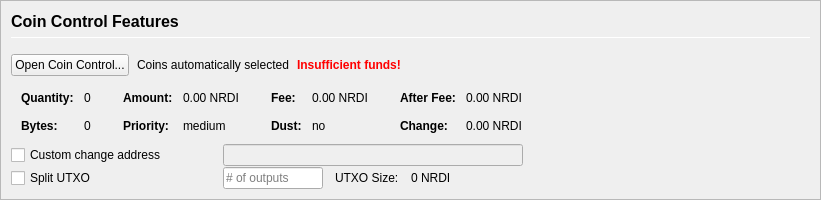
         <widget class="QFrame" name="frameCoinControl">
          <property name="sizePolicy">
           <sizepolicy hsizetype="Expanding" vsizetype="Expanding">
            <horstretch>0</horstretch>
            <verstretch>0</verstretch>
           </sizepolicy>
          </property>
          <property name="maximumSize">
           <size>
            <width>16777215</width>
            <height>16777215</height>
           </size>
          </property>
          <property name="frameShape">
           <enum>QFrame::StyledPanel</enum>
          </property>
          <property name="frameShadow">
           <enum>QFrame::Sunken</enum>
          </property>
          <layout class="QVBoxLayout" name="verticalLayoutCoinControl2">
           <property name="spacing">
            <number>0</number>
           </property>
           <property name="margin">
            <number>0</number>
           </property>
           <item>
            <widget class="QFrame" name="frameCoinControl_BG">
             <layout class="QVBoxLayout" name="verticalLayoutCoinControl" stretch="0,0,0,0,0,0">
              <property name="spacing">
               <number>1</number>
              </property>
              <property name="leftMargin">
               <number>10</number>
              </property>
              <property name="topMargin">
               <number>10</number>
              </property>
              <item>
               <layout class="QHBoxLayout" name="horizontalLayoutCoinControl1">
                <property name="bottomMargin">
                 <number>15</number>
                </property>
                <item>
                 <layout class="QVBoxLayout" name="verticalLayout_3">
                  <property name="spacing">
                   <number>6</number>
                  </property>
                  <item>
                   <widget class="QLabel" name="labelCoinControlFeatures">
                    <property name="sizePolicy">
                     <sizepolicy hsizetype="Preferred" vsizetype="Maximum">
                      <horstretch>0</horstretch>
                      <verstretch>0</verstretch>
                     </sizepolicy>
                    </property>
                    <property name="minimumSize">
                     <size>
                      <width>0</width>
                      <height>20</height>
                     </size>
                    </property>
                    <property name="font">
                     <font>
                      <pointsize>12</pointsize>
                      <weight>75</weight>
                      <bold>true</bold>
                     </font>
                    </property>
                    <property name="styleSheet">
                     <string notr="true">font-weight:bold;</string>
                    </property>
                    <property name="text">
                     <string>Coin Control Features</string>
                    </property>
                   </widget>
                  </item>
                  <item>
                   <widget class="Line" name="line">
                    <property name="minimumSize">
                     <size>
                      <width>0</width>
                      <height>1</height>
                     </size>
                    </property>
                    <property name="maximumSize">
                     <size>
                      <width>16777215</width>
                      <height>1</height>
                     </size>
                    </property>
                    <property name="orientation">
                     <enum>Qt::Horizontal</enum>
                    </property>
                   </widget>
                  </item>
                 </layout>
                </item>
               </layout>
              </item>
              <item>
               <layout class="QHBoxLayout" name="horizontalLayoutCoinControl2" stretch="0,0,0,0">
                <property name="spacing">
                 <number>8</number>
                </property>
                <property name="bottomMargin">
                 <number>10</number>
                </property>
                <item>
                 <widget class="QPushButton" name="pushButtonCoinControl">
                  <property name="styleSheet">
                   <string notr="true"/>
                  </property>
                  <property name="text">
                   <string>Open Coin Control...</string>
                  </property>
                  <property name="autoDefault">
                   <bool>false</bool>
                  </property>
                 </widget>
                </item>
                <item>
                 <widget class="QLabel" name="labelCoinControlAutomaticallySelected">
                  <property name="text">
                   <string>Coins automatically selected</string>
                  </property>
                  <property name="margin">
                   <number>5</number>
                  </property>
                 </widget>
                </item>
                <item>
                 <widget class="QLabel" name="labelCoinControlInsuffFunds">
                  <property name="font">
                   <font>
                    <weight>75</weight>
                    <bold>true</bold>
                   </font>
                  </property>
                  <property name="styleSheet">
                   <string notr="true">color:red;font-weight:bold;</string>
                  </property>
                  <property name="text">
                   <string>Insufficient funds!</string>
                  </property>
                  <property name="margin">
                   <number>5</number>
                  </property>
                 </widget>
                </item>
                <item>
                 <spacer name="horizontalSpacerCoinControl">
                  <property name="orientation">
                   <enum>Qt::Horizontal</enum>
                  </property>
                  <property name="sizeHint" stdset="0">
                   <size>
                    <width>40</width>
                    <height>1</height>
                   </size>
                  </property>
                 </spacer>
                </item>
               </layout>
              </item>
              <item>
               <widget class="QWidget" name="widgetCoinControl" native="true">
                <property name="sizePolicy">
                 <sizepolicy hsizetype="Preferred" vsizetype="Preferred">
                  <horstretch>0</horstretch>
                  <verstretch>0</verstretch>
                 </sizepolicy>
                </property>
                <property name="minimumSize">
                 <size>
                  <width>0</width>
                  <height>0</height>
                 </size>
                </property>
                <property name="styleSheet">
                 <string notr="true"/>
                </property>
                <layout class="QHBoxLayout" name="horizontalLayoutCoinControl5">
                 <property name="margin">
                  <number>0</number>
                 </property>
                 <item>
                  <layout class="QHBoxLayout" name="horizontalLayoutCoinControl3" stretch="0,0,0,1">
                   <property name="spacing">
                    <number>20</number>
                   </property>
                   <property name="topMargin">
                    <number>0</number>
                   </property>
                   <property name="bottomMargin">
                    <number>10</number>
                   </property>
                   <item>
                    <layout class="QFormLayout" name="formLayoutCoinControl1">
                     <property name="horizontalSpacing">
                      <number>10</number>
                     </property>
                     <property name="verticalSpacing">
                      <number>14</number>
                     </property>
                     <property name="leftMargin">
                      <number>10</number>
                     </property>
                     <property name="topMargin">
                      <number>4</number>
                     </property>
                     <property name="rightMargin">
                      <number>6</number>
                     </property>
                     <item row="0" column="0">
                      <widget class="QLabel" name="labelCoinControlQuantityText">
                       <property name="font">
                        <font>
                         <weight>75</weight>
                         <bold>true</bold>
                        </font>
                       </property>
                       <property name="text">
                        <string>Quantity:</string>
                       </property>
                       <property name="margin">
                        <number>0</number>
                       </property>
                      </widget>
                     </item>
                     <item row="0" column="1">
                      <widget class="QLabel" name="labelCoinControlQuantity">
                       <property name="cursor">
                        <cursorShape>IBeamCursor</cursorShape>
                       </property>
                       <property name="contextMenuPolicy">
                        <enum>Qt::ActionsContextMenu</enum>
                       </property>
                       <property name="text">
                        <string notr="true">0</string>
                       </property>
                       <property name="margin">
                        <number>0</number>
                       </property>
                       <property name="textInteractionFlags">
                        <set>Qt::LinksAccessibleByMouse|Qt::TextSelectableByKeyboard|Qt::TextSelectableByMouse</set>
                       </property>
                      </widget>
                     </item>
                     <item row="1" column="0">
                      <widget class="QLabel" name="labelCoinControlBytesText">
                       <property name="font">
                        <font>
                         <weight>75</weight>
                         <bold>true</bold>
                        </font>
                       </property>
                       <property name="text">
                        <string>Bytes:</string>
                       </property>
                      </widget>
                     </item>
                     <item row="1" column="1">
                      <widget class="QLabel" name="labelCoinControlBytes">
                       <property name="cursor">
                        <cursorShape>IBeamCursor</cursorShape>
                       </property>
                       <property name="contextMenuPolicy">
                        <enum>Qt::ActionsContextMenu</enum>
                       </property>
                       <property name="text">
                        <string notr="true">0</string>
                       </property>
                       <property name="textInteractionFlags">
                        <set>Qt::LinksAccessibleByMouse|Qt::TextSelectableByKeyboard|Qt::TextSelectableByMouse</set>
                       </property>
                      </widget>
                     </item>
                    </layout>
                   </item>
                   <item>
                    <layout class="QFormLayout" name="formLayoutCoinControl2">
                     <property name="horizontalSpacing">
                      <number>10</number>
                     </property>
                     <property name="verticalSpacing">
                      <number>14</number>
                     </property>
                     <property name="leftMargin">
                      <number>6</number>
                     </property>
                     <property name="topMargin">
                      <number>4</number>
                     </property>
                     <property name="rightMargin">
                      <number>6</number>
                     </property>
                     <item row="0" column="0">
                      <widget class="QLabel" name="labelCoinControlAmountText">
                       <property name="font">
                        <font>
                         <weight>75</weight>
                         <bold>true</bold>
                        </font>
                       </property>
                       <property name="text">
                        <string>Amount:</string>
                       </property>
                       <property name="margin">
                        <number>0</number>
                       </property>
                      </widget>
                     </item>
                     <item row="0" column="1">
                      <widget class="QLabel" name="labelCoinControlAmount">
                       <property name="cursor">
                        <cursorShape>IBeamCursor</cursorShape>
                       </property>
                       <property name="contextMenuPolicy">
                        <enum>Qt::ActionsContextMenu</enum>
                       </property>
                       <property name="text">
                        <string notr="true">0.00 NRDI</string>
                       </property>
                       <property name="textInteractionFlags">
                        <set>Qt::LinksAccessibleByMouse|Qt::TextSelectableByKeyboard|Qt::TextSelectableByMouse</set>
                       </property>
                      </widget>
                     </item>
                     <item row="1" column="0">
                      <widget class="QLabel" name="labelCoinControlPriorityText">
                       <property name="font">
                        <font>
                         <weight>75</weight>
                         <bold>true</bold>
                        </font>
                       </property>
                       <property name="text">
                        <string>Priority:</string>
                       </property>
                      </widget>
                     </item>
                     <item row="1" column="1">
                      <widget class="QLabel" name="labelCoinControlPriority">
                       <property name="cursor">
                        <cursorShape>IBeamCursor</cursorShape>
                       </property>
                       <property name="contextMenuPolicy">
                        <enum>Qt::ActionsContextMenu</enum>
                       </property>
                       <property name="text">
                        <string>medium</string>
                       </property>
                       <property name="textInteractionFlags">
                        <set>Qt::LinksAccessibleByMouse|Qt::TextSelectableByKeyboard|Qt::TextSelectableByMouse</set>
                       </property>
                      </widget>
                     </item>
                    </layout>
                   </item>
                   <item>
                    <layout class="QFormLayout" name="formLayoutCoinControl3">
                     <property name="horizontalSpacing">
                      <number>10</number>
                     </property>
                     <property name="verticalSpacing">
                      <number>14</number>
                     </property>
                     <property name="leftMargin">
                      <number>6</number>
                     </property>
                     <property name="topMargin">
                      <number>4</number>
                     </property>
                     <property name="rightMargin">
                      <number>6</number>
                     </property>
                     <item row="0" column="0">
                      <widget class="QLabel" name="labelCoinControlFeeText">
                       <property name="font">
                        <font>
                         <weight>75</weight>
                         <bold>true</bold>
                        </font>
                       </property>
                       <property name="text">
                        <string>Fee:</string>
                       </property>
                       <property name="margin">
                        <number>0</number>
                       </property>
                      </widget>
                     </item>
                     <item row="0" column="1">
                      <widget class="QLabel" name="labelCoinControlFee">
                       <property name="cursor">
                        <cursorShape>IBeamCursor</cursorShape>
                       </property>
                       <property name="contextMenuPolicy">
                        <enum>Qt::ActionsContextMenu</enum>
                       </property>
                       <property name="text">
                        <string notr="true">0.00 NRDI</string>
                       </property>
                       <property name="textInteractionFlags">
                        <set>Qt::LinksAccessibleByMouse|Qt::TextSelectableByKeyboard|Qt::TextSelectableByMouse</set>
                       </property>
                      </widget>
                     </item>
                     <item row="1" column="0">
                      <widget class="QLabel" name="labelCoinControlLowOutputText">
                       <property name="font">
                        <font>
                         <weight>75</weight>
                         <bold>true</bold>
                        </font>
                       </property>
                       <property name="text">
                        <string>Dust:</string>
                       </property>
                      </widget>
                     </item>
                     <item row="1" column="1">
                      <widget class="QLabel" name="labelCoinControlLowOutput">
                       <property name="cursor">
                        <cursorShape>IBeamCursor</cursorShape>
                       </property>
                       <property name="contextMenuPolicy">
                        <enum>Qt::ActionsContextMenu</enum>
                       </property>
                       <property name="text">
                        <string>no</string>
                       </property>
                       <property name="textInteractionFlags">
                        <set>Qt::LinksAccessibleByMouse|Qt::TextSelectableByKeyboard|Qt::TextSelectableByMouse</set>
                       </property>
                      </widget>
                     </item>
                    </layout>
                   </item>
                   <item>
                    <layout class="QFormLayout" name="formLayoutCoinControl4">
                     <property name="horizontalSpacing">
                      <number>10</number>
                     </property>
                     <property name="verticalSpacing">
                      <number>14</number>
                     </property>
                     <property name="leftMargin">
                      <number>6</number>
                     </property>
                     <property name="topMargin">
                      <number>4</number>
                     </property>
                     <property name="rightMargin">
                      <number>6</number>
                     </property>
                     <item row="0" column="0">
                      <widget class="QLabel" name="labelCoinControlAfterFeeText">
                       <property name="font">
                        <font>
                         <weight>75</weight>
                         <bold>true</bold>
                        </font>
                       </property>
                       <property name="text">
                        <string>After Fee:</string>
                       </property>
                       <property name="margin">
                        <number>0</number>
                       </property>
                      </widget>
                     </item>
                     <item row="0" column="1">
                      <widget class="QLabel" name="labelCoinControlAfterFee">
                       <property name="cursor">
                        <cursorShape>IBeamCursor</cursorShape>
                       </property>
                       <property name="contextMenuPolicy">
                        <enum>Qt::ActionsContextMenu</enum>
                       </property>
                       <property name="text">
                        <string notr="true">0.00 NRDI</string>
                       </property>
                       <property name="textInteractionFlags">
                        <set>Qt::LinksAccessibleByMouse|Qt::TextSelectableByKeyboard|Qt::TextSelectableByMouse</set>
                       </property>
                      </widget>
                     </item>
                     <item row="1" column="0">
                      <widget class="QLabel" name="labelCoinControlChangeText">
                       <property name="font">
                        <font>
                         <weight>75</weight>
                         <bold>true</bold>
                        </font>
                       </property>
                       <property name="text">
                        <string>Change:</string>
                       </property>
                      </widget>
                     </item>
                     <item row="1" column="1">
                      <widget class="QLabel" name="labelCoinControlChange">
                       <property name="cursor">
                        <cursorShape>IBeamCursor</cursorShape>
                       </property>
                       <property name="contextMenuPolicy">
                        <enum>Qt::ActionsContextMenu</enum>
                       </property>
                       <property name="text">
                        <string notr="true">0.00 NRDI</string>
                       </property>
                       <property name="textInteractionFlags">
                        <set>Qt::LinksAccessibleByMouse|Qt::TextSelectableByKeyboard|Qt::TextSelectableByMouse</set>
                       </property>
                      </widget>
                     </item>
                    </layout>
                   </item>
                  </layout>
                 </item>
                </layout>
               </widget>
              </item>
              <item>
               <layout class="QHBoxLayout" name="horizontalLayoutCoinControl4">
                <property name="spacing">
                 <number>12</number>
                </property>
                <property name="sizeConstraint">
                 <enum>QLayout::SetDefaultConstraint</enum>
                </property>
                <property name="topMargin">
                 <number>0</number>
                </property>
                <property name="rightMargin">
                 <number>0</number>
                </property>
                <item>
                 <widget class="QCheckBox" name="checkBoxCoinControlChange">
                  <property name="sizePolicy">
                   <sizepolicy hsizetype="Preferred" vsizetype="Preferred">
                    <horstretch>0</horstretch>
                    <verstretch>0</verstretch>
                   </sizepolicy>
                  </property>
                  <property name="minimumSize">
                   <size>
                    <width>200</width>
                    <height>0</height>
                   </size>
                  </property>
                  <property name="maximumSize">
                   <size>
                    <width>200</width>
                    <height>16777215</height>
                   </size>
                  </property>
                  <property name="toolTip">
                   <string>If this is activated, but the change address is empty or invalid, change will be sent to a newly generated address.</string>
                  </property>
                  <property name="text">
                   <string>Custom change address</string>
                  </property>
                 </widget>
                </item>
                <item>
                 <widget class="QValidatedLineEdit" name="lineEditCoinControlChange">
                  <property name="enabled">
                   <bool>false</bool>
                  </property>
                  <property name="sizePolicy">
                   <sizepolicy hsizetype="Preferred" vsizetype="Preferred">
                    <horstretch>0</horstretch>
                    <verstretch>0</verstretch>
                   </sizepolicy>
                  </property>
                  <property name="minimumSize">
                   <size>
                    <width>300</width>
                    <height>0</height>
                   </size>
                  </property>
                 </widget>
                </item>
                <item>
                 <widget class="QLabel" name="labelCoinControlChangeLabel">
                  <property name="sizePolicy">
                   <sizepolicy hsizetype="Preferred" vsizetype="Preferred">
                    <horstretch>0</horstretch>
                    <verstretch>0</verstretch>
                   </sizepolicy>
                  </property>
                  <property name="minimumSize">
                   <size>
                    <width>100</width>
                    <height>0</height>
                   </size>
                  </property>
                  <property name="text">
                   <string/>
                  </property>
                  <property name="margin">
                   <number>3</number>
                  </property>
                 </widget>
                </item>
               </layout>
              </item>
              <item>
               <layout class="QHBoxLayout" name="horizontalLayoutCoinControl6">
                <property name="spacing">
                 <number>12</number>
                </property>
                <property name="rightMargin">
                 <number>0</number>
                </property>
                <item>
                 <widget class="QCheckBox" name="splitBlockCheckBox">
                  <property name="sizePolicy">
                   <sizepolicy hsizetype="Preferred" vsizetype="Preferred">
                    <horstretch>0</horstretch>
                    <verstretch>0</verstretch>
                   </sizepolicy>
                  </property>
                  <property name="minimumSize">
                   <size>
                    <width>200</width>
                    <height>0</height>
                   </size>
                  </property>
                  <property name="maximumSize">
                   <size>
                    <width>200</width>
                    <height>16777215</height>
                   </size>
                  </property>
                  <property name="text">
                   <string>Split UTXO</string>
                  </property>
                 </widget>
                </item>
                <item>
                 <widget class="QLineEdit" name="splitBlockLineEdit">
                  <property name="sizePolicy">
                   <sizepolicy hsizetype="Preferred" vsizetype="Preferred">
                    <horstretch>50</horstretch>
                    <verstretch>0</verstretch>
                   </sizepolicy>
                  </property>
                  <property name="minimumSize">
                   <size>
                    <width>100</width>
                    <height>0</height>
                   </size>
                  </property>
                  <property name="maximumSize">
                   <size>
                    <width>100</width>
                    <height>16777215</height>
                   </size>
                  </property>
                  <property name="placeholderText">
                   <string># of outputs</string>
                  </property>
                 </widget>
                </item>
                <item>
                 <widget class="QLabel" name="labelBlockSizeText">
                  <property name="text">
                   <string>UTXO Size:</string>
                  </property>
                 </widget>
                </item>
                <item>
                 <widget class="QLabel" name="labelBlockSize">
                  <property name="text">
                   <string>0 NRDI</string>
                  </property>
                 </widget>
                </item>
                <item>
                 <spacer name="horizontalSpacer_7">
                  <property name="orientation">
                   <enum>Qt::Horizontal</enum>
                  </property>
                  <property name="sizeHint" stdset="0">
                   <size>
                    <width>40</width>
                    <height>20</height>
                   </size>
                  </property>
                 </spacer>
                </item>
               </layout>
              </item>
              <item>
               <spacer name="verticalSpacerCoinControl">
                <property name="orientation">
                 <enum>Qt::Vertical</enum>
                </property>
                <property name="sizeHint" stdset="0">
                 <size>
                  <width>800</width>
                  <height>1</height>
                 </size>
                </property>
               </spacer>
              </item>
             </layout>
            </widget>
           </item>
          </layout>
         </widget>
